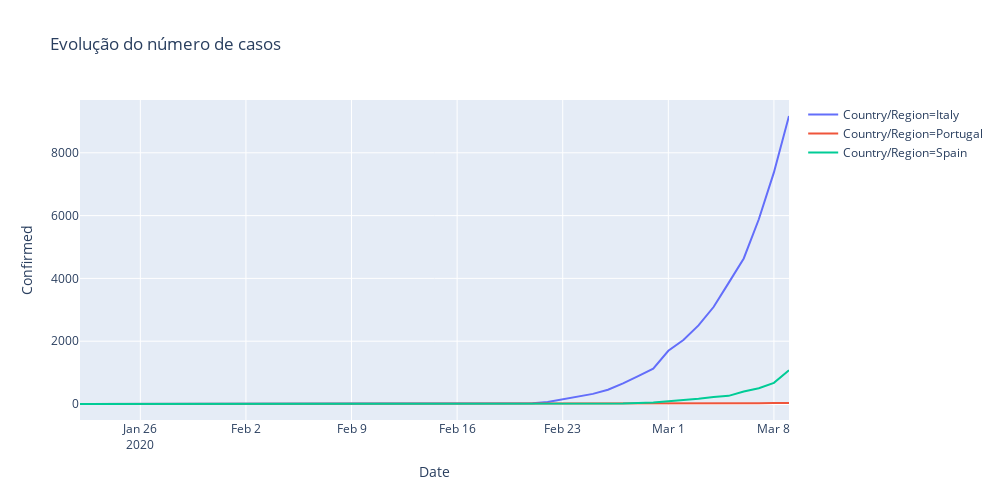

Notebook source saved alongside this figure:
### Code cell
temp = full_table.loc[(full_table['Country/Region']=='Italy') | (full_table['Country/Region']=='Spain')| (full_table['Country/Region']=='Portugal')]
temp = temp.groupby(['Country/Region', 'Date'])['Confirmed', 'Deaths', 'Recovered'].sum()

temp = temp.reset_index()


fig = px.line(temp, x="Date", y="Confirmed", color='Country/Region',  height=500,width=1000,
             title='Evolução do número de casos')
fig.show()

### Figure 1 — Plotly figure (JSON) as saved in the notebook; plotly's stock layout.template omitted (floating-point values rounded to 4 significant figures)
{"data": [{"hoverlabel": {"namelength": 0}, "hovertemplate": "Country/Region=Italy<br>Date=%{x}<br>Confirmed=%{y}", "legendgroup": "Country/Region=Italy", "line": {"color": "#636efa", "dash": "solid"}, "mode": "lines", "name": "Country/Region=Italy", "showlegend": true, "type": "scatter", "x": ["2020-01-22T00:00:00", "2020-01-23T00:00:00", "2020-01-24T00:00:00", "2020-01-25T00:00:00", "2020-01-26T00:00:00", "2020-01-27T00:00:00", "2020-01-28T00:00:00", "2020-01-29T00:00:00", "2020-01-30T00:00:00", "2020-01-31T00:00:00", "2020-02-01T00:00:00", "2020-02-02T00:00:00", "2020-02-03T00:00:00", "2020-02-04T00:00:00", "2020-02-05T00:00:00", "2020-02-06T00:00:00", "2020-02-07T00:00:00", "2020-02-08T00:00:00", "2020-02-09T00:00:00", "2020-02-10T00:00:00", "2020-02-11T00:00:00", "2020-02-12T00:00:00", "2020-02-13T00:00:00", "2020-02-14T00:00:00", "2020-02-15T00:00:00", "2020-02-16T00:00:00", "2020-02-17T00:00:00", "2020-02-18T00:00:00", "2020-02-19T00:00:00", "2020-02-20T00:00:00", "2020-02-21T00:00:00", "2020-02-22T00:00:00", "2020-02-23T00:00:00", "2020-02-24T00:00:00", "2020-02-25T00:00:00", "2020-02-26T00:00:00", "2020-02-27T00:00:00", "2020-02-28T00:00:00", "2020-02-29T00:00:00", "2020-03-01T00:00:00", "2020-03-02T00:00:00", "2020-03-03T00:00:00", "2020-03-04T00:00:00", "2020-03-05T00:00:00", "2020-03-06T00:00:00", "2020-03-07T00:00:00", "2020-03-08T00:00:00", "2020-03-09T00:00:00"], "xaxis": "x", "y": [0, 0, 0, 0, 0, 0, 0, 0, 0, 2, 2, 2, 2, 2, 2, 2, 3, 3, 3, 3, 3, 3, 3, 3, 3, 3, 3, 3, 3, 3, 20, 62, 155, 229, 322, 453, 655, 888, 1128, 1694, 2036, 2502, 3089, 3858, 4636, 5883, 7375, 9172], "yaxis": "y"}, {"hoverlabel": {"namelength": 0}, "hovertemplate": "Country/Region=Portugal<br>Date=%{x}<br>Confirmed=%{y}", "legendgroup": "Country/Region=Portugal", "line": {"color": "#EF553B", "dash": "solid"}, "mode": "lines", "name": "Country/Region=Portugal", "showlegend": true, "type": "scatter", "x": ["2020-01-22T00:00:00", "2020-01-23T00:00:00", "2020-01-24T00:00:00", "2020-01-25T00:00:00", "2020-01-26T00:00:00", "2020-01-27T00:00:00", "2020-01-28T00:00:00", "2020-01-29T00:00:00", "2020-01-30T00:00:00", "2020-01-31T00:00:00", "2020-02-01T00:00:00", "2020-02-02T00:00:00", "2020-02-03T00:00:00", "2020-02-04T00:00:00", "2020-02-05T00:00:00", "2020-02-06T00:00:00", "2020-02-07T00:00:00", "2020-02-08T00:00:00", "2020-02-09T00:00:00", "2020-02-10T00:00:00", "2020-02-11T00:00:00", "2020-02-12T00:00:00", "2020-02-13T00:00:00", "2020-02-14T00:00:00", "2020-02-15T00:00:00", "2020-02-16T00:00:00", "2020-02-17T00:00:00", "2020-02-18T00:00:00", "2020-02-19T00:00:00", "2020-02-20T00:00:00", "2020-02-21T00:00:00", "2020-02-22T00:00:00", "2020-02-23T00:00:00", "2020-02-24T00:00:00", "2020-02-25T00:00:00", "2020-02-26T00:00:00", "2020-02-27T00:00:00", "2020-02-28T00:00:00", "2020-02-29T00:00:00", "2020-03-01T00:00:00", "2020-03-02T00:00:00", "2020-03-03T00:00:00", "2020-03-04T00:00:00", "2020-03-05T00:00:00", "2020-03-06T00:00:00", "2020-03-07T00:00:00", "2020-03-08T00:00:00", "2020-03-09T00:00:00"], "xaxis": "x", "y": [0, 0, 0, 0, 0, 0, 0, 0, 0, 0, 0, 0, 0, 0, 0, 0, 0, 0, 0, 0, 0, 0, 0, 0, 0, 0, 0, 0, 0, 0, 0, 0, 0, 0, 0, 0, 0, 0, 0, 0, 2, 2, 5, 8, 13, 20, 30, 30], "yaxis": "y"}, {"hoverlabel": {"namelength": 0}, "hovertemplate": "Country/Region=Spain<br>Date=%{x}<br>Confirmed=%{y}", "legendgroup": "Country/Region=Spain", "line": {"color": "#00cc96", "dash": "solid"}, "mode": "lines", "name": "Country/Region=Spain", "showlegend": true, "type": "scatter", "x": ["2020-01-22T00:00:00", "2020-01-23T00:00:00", "2020-01-24T00:00:00", "2020-01-25T00:00:00", "2020-01-26T00:00:00", "2020-01-27T00:00:00", "2020-01-28T00:00:00", "2020-01-29T00:00:00", "2020-01-30T00:00:00", "2020-01-31T00:00:00", "2020-02-01T00:00:00", "2020-02-02T00:00:00", "2020-02-03T00:00:00", "2020-02-04T00:00:00", "2020-02-05T00:00:00", "2020-02-06T00:00:00", "2020-02-07T00:00:00", "2020-02-08T00:00:00", "2020-02-09T00:00:00", "2020-02-10T00:00:00", "2020-02-11T00:00:00", "2020-02-12T00:00:00", "2020-02-13T00:00:00", "2020-02-14T00:00:00", "2020-02-15T00:00:00", "2020-02-16T00:00:00", "2020-02-17T00:00:00", "2020-02-18T00:00:00", "2020-02-19T00:00:00", "2020-02-20T00:00:00", "2020-02-21T00:00:00", "2020-02-22T00:00:00", "2020-02-23T00:00:00", "2020-02-24T00:00:00", "2020-02-25T00:00:00", "2020-02-26T00:00:00", "2020-02-27T00:00:00", "2020-02-28T00:00:00", "2020-02-29T00:00:00", "2020-03-01T00:00:00", "2020-03-02T00:00:00", "2020-03-03T00:00:00", "2020-03-04T00:00:00", "2020-03-05T00:00:00", "2020-03-06T00:00:00", "2020-03-07T00:00:00", "2020-03-08T00:00:00", "2020-03-09T00:00:00"], "xaxis": "x", "y": [0, 0, 0, 0, 0, 0, 0, 0, 0, 0, 1, 1, 1, 1, 1, 1, 1, 1, 2, 2, 2, 2, 2, 2, 2, 2, 2, 2, 2, 2, 2, 2, 2, 2, 6, 13, 15, 32, 45, 84, 120, 165, 222, 259, 400, 500, 673, 1073], "yaxis": "y"}], "layout": {"height": 500, "legend": {"tracegroupgap": 0}, "title": {"text": "Evolução do número de casos"}, "width": 1000, "xaxis": {"anchor": "y", "autorange": true, "domain": [0, 1], "range": ["2020-01-22", "2020-03-09"], "title": {"text": "Date"}, "type": "date"}, "yaxis": {"anchor": "x", "autorange": true, "domain": [0, 1], "range": [-509.6, 9682.0], "title": {"text": "Confirmed"}, "type": "linear"}}}
